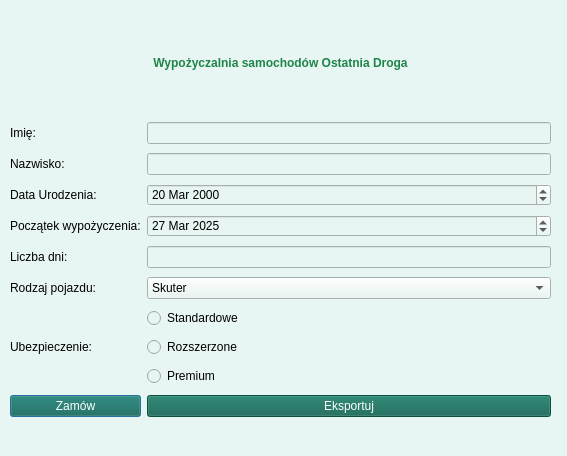
<?xml version="1.0" encoding="UTF-8"?>
<ui version="4.0">
 <class>Dialog</class>
 <widget class="QDialog" name="Dialog">
  <property name="geometry">
   <rect>
    <x>0</x>
    <y>0</y>
    <width>567</width>
    <height>456</height>
   </rect>
  </property>
  <property name="windowTitle">
   <string>Dialog</string>
  </property>
  <property name="styleSheet">
   <string notr="true">background-color: #E8F6F3</string>
  </property>
  <widget class="QWidget" name="gridLayoutWidget">
   <property name="geometry">
    <rect>
     <x>10</x>
     <y>10</y>
     <width>541</width>
     <height>421</height>
    </rect>
   </property>
   <layout class="QGridLayout" name="gridLayout">
    <item row="5" column="0">
     <widget class="QLabel" name="label_5">
      <property name="text">
       <string>Liczba dni:</string>
      </property>
     </widget>
    </item>
    <item row="10" column="0">
     <widget class="QPushButton" name="order">
      <property name="styleSheet">
       <string notr="true">background-color: #0E6251;
color: white</string>
      </property>
      <property name="text">
       <string>Zamów</string>
      </property>
     </widget>
    </item>
    <item row="7" column="1">
     <widget class="QRadioButton" name="standard">
      <property name="text">
       <string>Standardowe</string>
      </property>
     </widget>
    </item>
    <item row="6" column="1">
     <widget class="QComboBox" name="comboVechicle">
      <item>
       <property name="text">
        <string>Skuter</string>
       </property>
      </item>
      <item>
       <property name="text">
        <string>Motocykl</string>
       </property>
      </item>
      <item>
       <property name="text">
        <string>Samochód</string>
       </property>
      </item>
     </widget>
    </item>
    <item row="9" column="1">
     <widget class="QRadioButton" name="premium">
      <property name="text">
       <string>Premium</string>
      </property>
     </widget>
    </item>
    <item row="6" column="0">
     <widget class="QLabel" name="label_6">
      <property name="text">
       <string>Rodzaj pojazdu:</string>
      </property>
     </widget>
    </item>
    <item row="10" column="1">
     <widget class="QPushButton" name="export_2">
      <property name="enabled">
       <bool>false</bool>
      </property>
      <property name="styleSheet">
       <string notr="true">background-color: #0E6251;
color: white</string>
      </property>
      <property name="text">
       <string>Eksportuj</string>
      </property>
     </widget>
    </item>
    <item row="1" column="1">
     <widget class="QLineEdit" name="name"/>
    </item>
    <item row="7" column="0" rowspan="3">
     <widget class="QLabel" name="label_7">
      <property name="text">
       <string>Ubezpieczenie:</string>
      </property>
     </widget>
    </item>
    <item row="2" column="0">
     <widget class="QLabel" name="label_3">
      <property name="text">
       <string>Nazwisko:</string>
      </property>
     </widget>
    </item>
    <item row="5" column="1">
     <widget class="QLineEdit" name="days"/>
    </item>
    <item row="8" column="1">
     <widget class="QRadioButton" name="expanded">
      <property name="text">
       <string>Rozszerzone</string>
      </property>
     </widget>
    </item>
    <item row="0" column="0" colspan="2">
     <widget class="QLabel" name="label">
      <property name="maximumSize">
       <size>
        <width>16777215</width>
        <height>100</height>
       </size>
      </property>
      <property name="font">
       <font>
        <weight>75</weight>
        <italic>false</italic>
        <bold>true</bold>
       </font>
      </property>
      <property name="styleSheet">
       <string notr="true">color: rgb(30, 132, 73);
font-style: bold</string>
      </property>
      <property name="text">
       <string>Wypożyczalnia samochodów Ostatnia Droga</string>
      </property>
      <property name="alignment">
       <set>Qt::AlignCenter</set>
      </property>
     </widget>
    </item>
    <item row="4" column="0">
     <widget class="QLabel" name="label_4">
      <property name="text">
       <string>Początek wypożyczenia:</string>
      </property>
     </widget>
    </item>
    <item row="1" column="0">
     <widget class="QLabel" name="label_2">
      <property name="text">
       <string>Imię:</string>
      </property>
     </widget>
    </item>
    <item row="2" column="1">
     <widget class="QLineEdit" name="surname"/>
    </item>
    <item row="4" column="1">
     <widget class="QDateEdit" name="dateTrial">
      <property name="dateTime">
       <datetime>
        <hour>0</hour>
        <minute>0</minute>
        <second>0</second>
        <year>2025</year>
        <month>3</month>
        <day>27</day>
       </datetime>
      </property>
      <property name="date">
       <date>
        <year>2025</year>
        <month>3</month>
        <day>27</day>
       </date>
      </property>
     </widget>
    </item>
    <item row="3" column="0">
     <widget class="QLabel" name="label_8">
      <property name="text">
       <string>Data Urodzenia:</string>
      </property>
     </widget>
    </item>
    <item row="3" column="1">
     <widget class="QDateEdit" name="dateBirth">
      <property name="date">
       <date>
        <year>2000</year>
        <month>3</month>
        <day>20</day>
       </date>
      </property>
     </widget>
    </item>
   </layout>
  </widget>
 </widget>
 <resources/>
 <connections/>
</ui>
